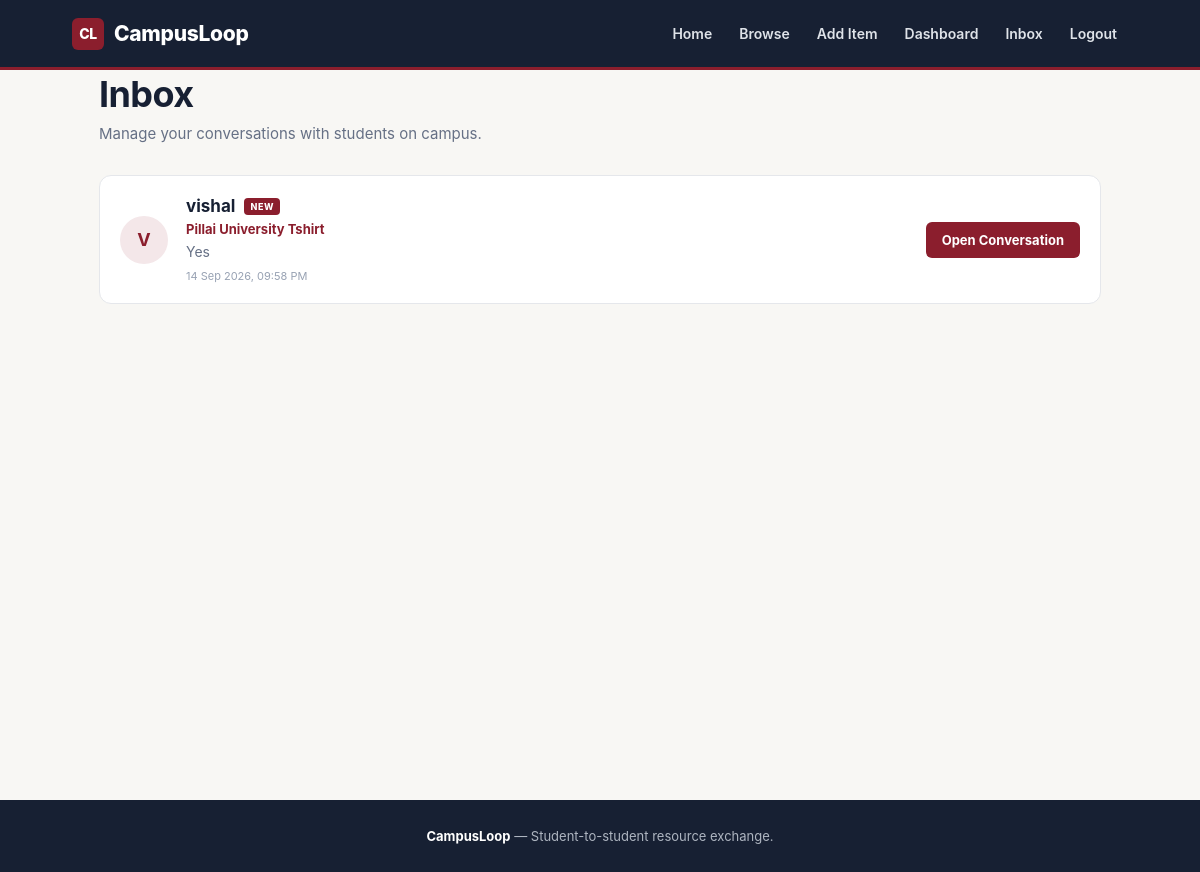
The page /inbox/ (signed in) on the database its author committed.
### core/models.py (models this page shows, shortened)
class Message(models.Model):
    listing = models.ForeignKey(
        Listing,
        on_delete=models.CASCADE,
        related_name='messages'
    )
    sender = models.ForeignKey(
        User,
        on_delete=models.CASCADE,
        related_name='sent_messages'
    )
    receiver = models.ForeignKey(
        User,
        on_delete=models.CASCADE,
        related_name='received_messages'
    )
    text = models.TextField()
    is_read = models.BooleanField(
        default=False
    )
    created_at = models.DateTimeField(
        auto_now_add=True
    )

class Listing(models.Model):
    seller = models.ForeignKey(
        User,
        on_delete=models.CASCADE,
        null=True,
        blank=True,
        related_name='listings'
    )
    title = models.CharField(
        max_length=200
    )
    description = models.TextField()
    category = models.CharField(
        max_length=100
    )
    condition = models.CharField(
        max_length=50
    )
    price = models.DecimalField(
        max_digits=10,
        decimal_places=2,
        default=0
    )
    exchange_type = models.CharField(
        max_length=20
    )
    is_available = models.BooleanField(
        default=True
    )
    created_at = models.DateTimeField(
        auto_now_add=True
    )

### core/views.py (the view)
@login_required
def inbox(request):
    all_messages = Message.objects.filter(
        Q(sender=request.user) |
        Q(receiver=request.user)
    ).select_related(
        'listing',
        'sender',
        'receiver'
    ).order_by(
        '-created_at'
    )
    conversations = {}
    for message in all_messages:
        if message.sender_id == request.user.id:
            other_user = message.receiver
        else:
            other_user = message.sender
        if other_user.id == request.user.id:
            continue
        key = (
            message.listing_id,
            other_user.id
        )
        if key not in conversations:
            conversations[key] = {
                'message': message,
                'other_user': other_user,
                'unread': (
                    message.receiver_id == request.user.id
                    and not message.is_read
                )
            }
    conversation_list = list(
        conversations.values()
    )
    return render(
        request,
        'core/inbox.html',
        {
            'conversations': conversation_list
        }
    )

### core/templates/core/inbox.html (shortened to what this page needs)
{% extends 'core/base.html' %}
{% block content %}
<div class="inbox-page">
    <div class="inbox-header">
        <div>
            <div class="eyebrow">
            </div>
            <h1>Inbox</h1>
            <p>
                Manage your conversations with students on campus.
            </p>
        </div>
    </div>
    {% if conversations %}
        <div class="conversation-list">
            {% for conversation in conversations %}
                <div class="conversation-card">
                    <div class="student-avatar">
                        {{ conversation.other_user.username|first|upper }}
                    </div>
                    <div class="conversation-main">
                        <div class="conversation-title">
                            <h3>
                                {{ conversation.other_user.username }}
                            </h3>
                            {% if conversation.unread %}
                                <span class="new-badge">
                                    NEW
                                </span>
                            {% endif %}
                        </div>
                        <div class="listing-name">
                            {{ conversation.message.listing.title }}
                        </div>
                        <p class="message-preview">
                            {{ conversation.message.text|truncatechars:110 }}
                        </p>
                        <div class="conversation-meta">
                            <span>
                                {{ conversation.message.created_at|date:"d M Y, h:i A" }}
                            </span>
                        </div>
                    </div>
                    <div class="conversation-action">
                        <a
                            href="{% url 'conversation' id=conversation.message.listing.id user_id=conversation.other_user.id %}"
                            class="open-conversation"
                        >
                            Open Conversation
                        </a>
                    </div>
                </div>
            {% endfor %}
        </div>
    {% endif %}
</div>
{% endblock %}

### core/templates/core/base.html (style rules this page uses)
:root { --maroon: #8b1e2d; --maroon-dark: #701724; --navy: #172033; --navy-dark: #0f1726; --gold: #c9a227; --text: #172033; --muted: #69707d; --border: #e3e1dc; --cream: #f8f7f4; --white: #ffffff; }
* { box-sizing: border-box; }
html { scroll-behavior: smooth; }
body { margin: 0; font-family: Inter, -apple-system, BlinkMacSystemFont, "Segoe UI", Arial, sans-serif; background: var(--cream); color: var(--text); }
h1, h2, h3, h4 { color: var(--text); }
p { color: var(--muted); }
a { color: var(--maroon); }

### core/templates/core/inbox.html (style rules this page uses)
.inbox-page { max-width: 1050px; margin: 0 auto; padding: 50px 24px 80px; }
.inbox-header { margin-bottom: 32px; }
.eyebrow { color: #8b1e2d; font-size: 11px; font-weight: 800; letter-spacing: 1.5px; margin-bottom: 8px; }
.inbox-header h1 { margin: 0; color: #172033; font-size: 36px; font-weight: 750; letter-spacing: -0.6px; }
.inbox-header p { margin: 8px 0 0; color: #667085; font-size: 15px; }
.conversation-list { display: flex; flex-direction: column; gap: 12px; }
.conversation-card { display: flex; align-items: center; gap: 18px; background: #ffffff; border: 1px solid #e5e7eb; border-radius: 12px; padding: 20px; transition: border-color 0.2s ease, box-shadow 0.2s ease, transform 0.2s ease; }
.student-avatar { width: 48px; height: 48px; min-width: 48px; border-radius: 50%; background: #f4e7e9; color: #8b1e2d; display: flex; align-items: center; justify-content: center; font-size: 18px; font-weight: 750; }
.conversation-main { flex: 1; min-width: 0; }
.conversation-title { display: flex; align-items: center; gap: 9px; }
.conversation-title h3 { margin: 0; color: #172033; font-size: 17px; font-weight: 700; }
.new-badge { background: #8b1e2d; color: #ffffff; border-radius: 4px; padding: 3px 6px; font-size: 9px; font-weight: 800; letter-spacing: 0.6px; }
.listing-name { margin-top: 5px; color: #8b1e2d; font-size: 13px; font-weight: 650; }
.message-preview { margin: 5px 0 0; color: #667085; font-size: 14px; line-height: 1.45; white-space: nowrap; overflow: hidden; text-overflow: ellipsis; }
.conversation-meta { margin-top: 7px; color: #98a2b3; font-size: 11px; }
.conversation-action { flex-shrink: 0; }
.open-conversation { display: inline-flex; align-items: center; justify-content: center; padding: 10px 16px; border-radius: 6px; background: #8b1e2d; color: #ffffff; text-decoration: none; font-size: 13px; font-weight: 650; transition: background 0.2s ease; }

### rows shown on the page
Message: other_user.username|first "V", other_user.username "vishal", message.listing "Pillai University Tshirt", message.text "Yes", message.created_at "14 Sep 2026, 09:58 PM"
